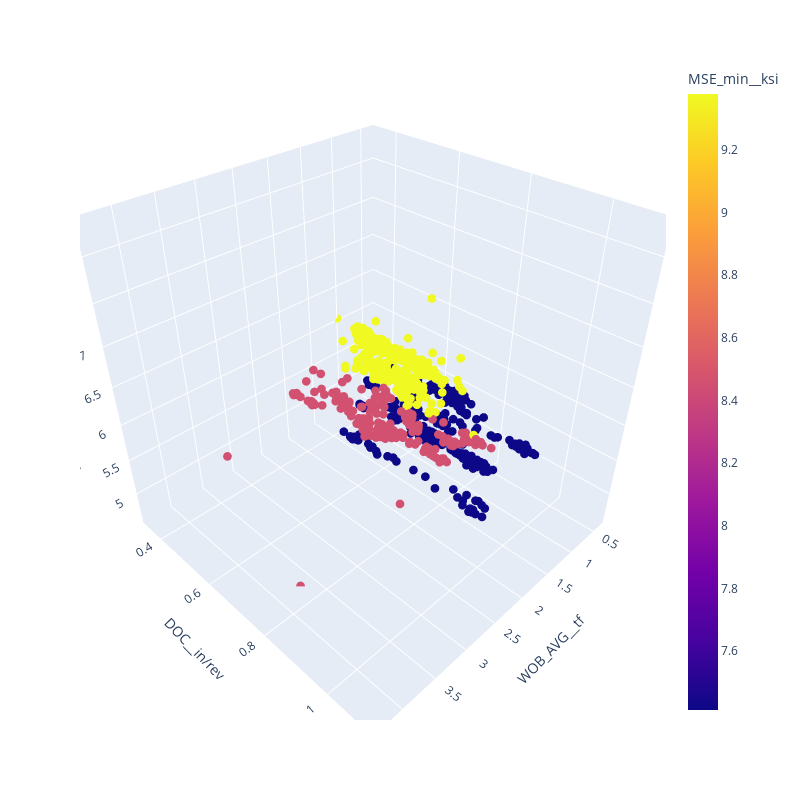

Notebook cell for this chart:
### Code cell
plot_3d_scatter(df, 'WOB_AVG__tf',   'DOC__in/rev', 'TORQ_AVG__kLbf.ft','MSE_min__ksi')

### Figure 1 — Plotly figure (JSON) as saved in the notebook; plotly's stock layout.template omitted (floating-point values rounded to 4 significant figures; data arrays with more than 128 entries replaced by an {"elided": "..."} marker saying what was removed)
{"data": [{"hovertemplate": "WOB_AVG__tf=%{x}<br>DOC__in/rev=%{y}<br>TORQ_AVG__kLbf.ft=%{z}<br>MSE_min__ksi=%{marker.color}<extra></extra>", "legendgroup": "", "marker": {"color": {"elided": "956 float values"}, "coloraxis": "coloraxis", "size": 3, "symbol": "circle"}, "mode": "markers", "name": "", "scene": "scene", "showlegend": false, "type": "scatter3d", "x": {"elided": "956 float values"}, "y": {"elided": "956 float values"}, "z": {"elided": "956 float values"}}], "layout": {"coloraxis": {"colorbar": {"title": {"text": "MSE_min__ksi"}}, "colorscale": [[0, "#0d0887"], [0.1111, "#46039f"], [0.2222, "#7201a8"], [0.3333, "#9c179e"], [0.4444, "#bd3786"], [0.5556, "#d8576b"], [0.6667, "#ed7953"], [0.7778, "#fb9f3a"], [0.8889, "#fdca26"], [1, "#f0f921"]]}, "height": 800, "legend": {"tracegroupgap": 0}, "margin": {"t": 60}, "scene": {"domain": {"x": [0, 1], "y": [0, 1]}, "xaxis": {"range": [0.28, 4.416], "title": {"text": "WOB_AVG__tf"}}, "yaxis": {"range": [0.32, 1.128], "title": {"text": "DOC__in/rev"}}, "zaxis": {"range": [4.54, 8.4], "title": {"text": "TORQ_AVG__kLbf.ft"}}}, "width": 800}}
